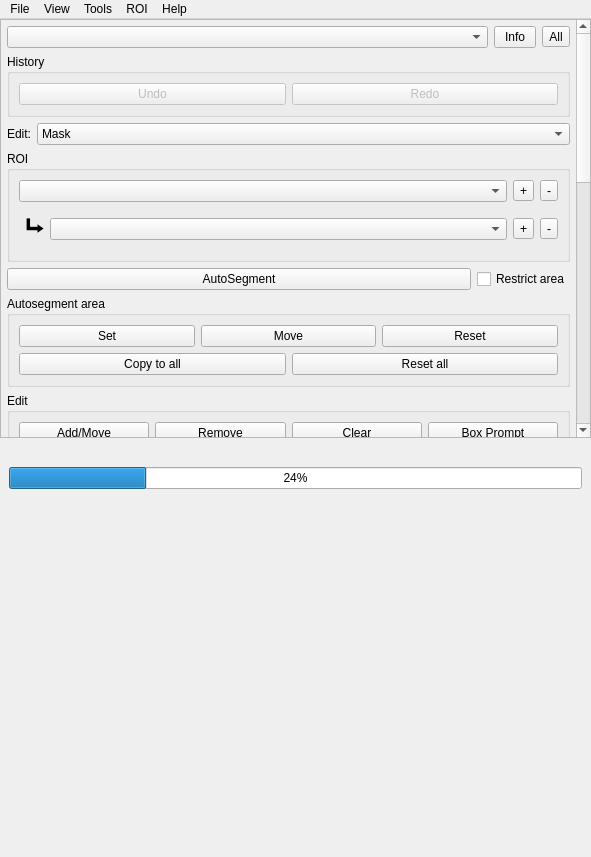
<?xml version="1.0" encoding="UTF-8"?>
<ui version="4.0">
 <class>SegmentationToolbox</class>
 <widget class="QMainWindow" name="SegmentationToolbox">
  <property name="geometry">
   <rect>
    <x>0</x>
    <y>0</y>
    <width>591</width>
    <height>857</height>
   </rect>
  </property>
  <property name="sizePolicy">
   <sizepolicy hsizetype="Fixed" vsizetype="Expanding">
    <horstretch>0</horstretch>
    <verstretch>0</verstretch>
   </sizepolicy>
  </property>
  <property name="windowTitle">
   <string>MainWindow</string>
  </property>
  <widget class="QWidget" name="centralwidget">
   <property name="sizePolicy">
    <sizepolicy hsizetype="Preferred" vsizetype="Preferred">
     <horstretch>0</horstretch>
     <verstretch>0</verstretch>
    </sizepolicy>
   </property>
   <layout class="QVBoxLayout" name="verticalLayout">
    <property name="spacing">
     <number>0</number>
    </property>
    <property name="leftMargin">
     <number>0</number>
    </property>
    <property name="topMargin">
     <number>0</number>
    </property>
    <property name="rightMargin">
     <number>0</number>
    </property>
    <property name="bottomMargin">
     <number>0</number>
    </property>
    <item>
     <widget class="QWidget" name="mainUIWidget" native="true">
      <property name="sizePolicy">
       <sizepolicy hsizetype="Preferred" vsizetype="Preferred">
        <horstretch>0</horstretch>
        <verstretch>0</verstretch>
       </sizepolicy>
      </property>
      <layout class="QVBoxLayout" name="verticalLayout_9">
       <property name="spacing">
        <number>0</number>
       </property>
       <property name="leftMargin">
        <number>0</number>
       </property>
       <property name="topMargin">
        <number>0</number>
       </property>
       <property name="rightMargin">
        <number>0</number>
       </property>
       <property name="bottomMargin">
        <number>0</number>
       </property>
       <item>
        <widget class="QScrollArea" name="scrollArea">
         <property name="sizePolicy">
          <sizepolicy hsizetype="MinimumExpanding" vsizetype="Expanding">
           <horstretch>0</horstretch>
           <verstretch>0</verstretch>
          </sizepolicy>
         </property>
         <property name="horizontalScrollBarPolicy">
          <enum>Qt::ScrollBarAlwaysOff</enum>
         </property>
         <property name="widgetResizable">
          <bool>true</bool>
         </property>
         <widget class="QWidget" name="scrollAreaWidgetContents">
          <property name="geometry">
           <rect>
            <x>0</x>
            <y>0</y>
            <width>589</width>
            <height>1329</height>
           </rect>
          </property>
          <property name="sizePolicy">
           <sizepolicy hsizetype="Minimum" vsizetype="Expanding">
            <horstretch>0</horstretch>
            <verstretch>0</verstretch>
           </sizepolicy>
          </property>
          <property name="minimumSize">
           <size>
            <width>333</width>
            <height>0</height>
           </size>
          </property>
          <layout class="QVBoxLayout" name="verticalLayout_11">
           <property name="spacing">
            <number>6</number>
           </property>
           <property name="leftMargin">
            <number>6</number>
           </property>
           <property name="topMargin">
            <number>6</number>
           </property>
           <property name="rightMargin">
            <number>6</number>
           </property>
           <property name="bottomMargin">
            <number>6</number>
           </property>
           <item>
            <layout class="QHBoxLayout" name="horizontalLayout_11">
             <property name="spacing">
              <number>6</number>
             </property>
             <item>
              <widget class="QComboBox" name="classification_combo">
               <property name="sizePolicy">
                <sizepolicy hsizetype="Preferred" vsizetype="Fixed">
                 <horstretch>2</horstretch>
                 <verstretch>0</verstretch>
                </sizepolicy>
               </property>
              </widget>
             </item>
             <item>
              <widget class="QPushButton" name="model_info_button">
               <property name="sizePolicy">
                <sizepolicy hsizetype="Fixed" vsizetype="Preferred">
                 <horstretch>0</horstretch>
                 <verstretch>0</verstretch>
                </sizepolicy>
               </property>
               <property name="styleSheet">
                <string notr="true">padding-left: 10px;
padding-right: 10px;</string>
               </property>
               <property name="text">
                <string>Info</string>
               </property>
              </widget>
             </item>
             <item>
              <widget class="QToolButton" name="classification_all_button">
               <property name="sizePolicy">
                <sizepolicy hsizetype="Minimum" vsizetype="Fixed">
                 <horstretch>0</horstretch>
                 <verstretch>0</verstretch>
                </sizepolicy>
               </property>
               <property name="text">
                <string>All</string>
               </property>
              </widget>
             </item>
            </layout>
           </item>
           <item>
            <widget class="QGroupBox" name="history_group">
             <property name="sizePolicy">
              <sizepolicy hsizetype="Preferred" vsizetype="Minimum">
               <horstretch>0</horstretch>
               <verstretch>0</verstretch>
              </sizepolicy>
             </property>
             <property name="title">
              <string>History</string>
             </property>
             <layout class="QHBoxLayout" name="horizontalLayout_3">
              <item>
               <widget class="QPushButton" name="undoButton">
                <property name="enabled">
                 <bool>false</bool>
                </property>
                <property name="text">
                 <string>Undo</string>
                </property>
               </widget>
              </item>
              <item>
               <widget class="QPushButton" name="redoButton">
                <property name="enabled">
                 <bool>false</bool>
                </property>
                <property name="text">
                 <string>Redo</string>
                </property>
               </widget>
              </item>
             </layout>
            </widget>
           </item>
           <item>
            <layout class="QHBoxLayout" name="horizontalLayout_6">
             <item>
              <widget class="QLabel" name="label_2">
               <property name="sizePolicy">
                <sizepolicy hsizetype="Minimum" vsizetype="Preferred">
                 <horstretch>0</horstretch>
                 <verstretch>0</verstretch>
                </sizepolicy>
               </property>
               <property name="text">
                <string>Edit:</string>
               </property>
              </widget>
             </item>
             <item>
              <widget class="QComboBox" name="editmode_combo">
               <property name="sizePolicy">
                <sizepolicy hsizetype="Preferred" vsizetype="Fixed">
                 <horstretch>1</horstretch>
                 <verstretch>0</verstretch>
                </sizepolicy>
               </property>
               <item>
                <property name="text">
                 <string>Mask</string>
                </property>
               </item>
               <item>
                <property name="text">
                 <string>Contour</string>
                </property>
               </item>
              </widget>
             </item>
            </layout>
           </item>
           <item>
            <widget class="QGroupBox" name="ROI_group">
             <property name="sizePolicy">
              <sizepolicy hsizetype="Preferred" vsizetype="Minimum">
               <horstretch>0</horstretch>
               <verstretch>0</verstretch>
              </sizepolicy>
             </property>
             <property name="title">
              <string>ROI</string>
             </property>
             <layout class="QVBoxLayout" name="verticalLayout_2">
              <item>
               <layout class="QHBoxLayout" name="horizontalLayout">
                <item>
                 <widget class="QComboBox" name="roi_combo"/>
                </item>
                <item>
                 <widget class="QToolButton" name="roi_add_button">
                  <property name="text">
                   <string>+</string>
                  </property>
                 </widget>
                </item>
                <item>
                 <widget class="QToolButton" name="roi_remove_button">
                  <property name="text">
                   <string>-</string>
                  </property>
                 </widget>
                </item>
               </layout>
              </item>
              <item>
               <widget class="QWidget" name="subroi_widget" native="true">
                <layout class="QHBoxLayout" name="horizontalLayout_2">
                 <property name="spacing">
                  <number>6</number>
                 </property>
                 <property name="leftMargin">
                  <number>0</number>
                 </property>
                 <property name="topMargin">
                  <number>0</number>
                 </property>
                 <property name="rightMargin">
                  <number>0</number>
                 </property>
                 <property name="bottomMargin">
                  <number>0</number>
                 </property>
                 <item>
                  <widget class="QLabel" name="label">
                   <property name="font">
                    <font>
                     <pointsize>18</pointsize>
                     <bold>true</bold>
                    </font>
                   </property>
                   <property name="text">
                    <string> ⮡</string>
                   </property>
                  </widget>
                 </item>
                 <item>
                  <widget class="QComboBox" name="subroi_combo">
                   <property name="sizePolicy">
                    <sizepolicy hsizetype="Preferred" vsizetype="Fixed">
                     <horstretch>1</horstretch>
                     <verstretch>0</verstretch>
                    </sizepolicy>
                   </property>
                  </widget>
                 </item>
                 <item>
                  <widget class="QToolButton" name="subroi_add_button">
                   <property name="text">
                    <string>+</string>
                   </property>
                  </widget>
                 </item>
                 <item>
                  <widget class="QToolButton" name="subroi_remove_button">
                   <property name="text">
                    <string>-</string>
                   </property>
                  </widget>
                 </item>
                </layout>
               </widget>
              </item>
             </layout>
            </widget>
           </item>
           <item>
            <layout class="QHBoxLayout" name="horizontalLayout_20">
             <item>
              <widget class="QPushButton" name="autosegment_button">
               <property name="sizePolicy">
                <sizepolicy hsizetype="Minimum" vsizetype="Fixed">
                 <horstretch>1</horstretch>
                 <verstretch>0</verstretch>
                </sizepolicy>
               </property>
               <property name="text">
                <string>AutoSegment</string>
               </property>
              </widget>
             </item>
             <item>
              <widget class="QCheckBox" name="restrict_autosegment_checkbox">
               <property name="text">
                <string>Restrict area</string>
               </property>
              </widget>
             </item>
            </layout>
           </item>
           <item>
            <widget class="QGroupBox" name="segment_area_group">
             <property name="title">
              <string>Autosegment area</string>
             </property>
             <layout class="QVBoxLayout" name="verticalLayout_12">
              <item>
               <layout class="QHBoxLayout" name="horizontalLayout_21">
                <item>
                 <widget class="QPushButton" name="segment_area_set_button">
                  <property name="text">
                   <string>Set</string>
                  </property>
                  <property name="checkable">
                   <bool>true</bool>
                  </property>
                 </widget>
                </item>
                <item>
                 <widget class="QPushButton" name="segment_area_move_button">
                  <property name="text">
                   <string>Move</string>
                  </property>
                  <property name="checkable">
                   <bool>true</bool>
                  </property>
                 </widget>
                </item>
                <item>
                 <widget class="QPushButton" name="segment_area_del_button">
                  <property name="text">
                   <string>Reset</string>
                  </property>
                 </widget>
                </item>
               </layout>
              </item>
              <item>
               <layout class="QHBoxLayout" name="horizontalLayout_22">
                <item>
                 <widget class="QPushButton" name="segment_area_copyall_button">
                  <property name="text">
                   <string>Copy to all</string>
                  </property>
                 </widget>
                </item>
                <item>
                 <widget class="QPushButton" name="segment_area_deleteall_button">
                  <property name="text">
                   <string>Reset all</string>
                  </property>
                 </widget>
                </item>
               </layout>
              </item>
             </layout>
            </widget>
           </item>
           <item>
            <widget class="QGroupBox" name="edit_group">
             <property name="sizePolicy">
              <sizepolicy hsizetype="Preferred" vsizetype="Minimum">
               <horstretch>0</horstretch>
               <verstretch>0</verstretch>
              </sizepolicy>
             </property>
             <property name="title">
              <string>Edit</string>
             </property>
             <layout class="QVBoxLayout" name="verticalLayout_3">
              <item>
               <layout class="QHBoxLayout" name="horizontalLayout_8">
                <item>
                 <widget class="QPushButton" name="addpaint_button">
                  <property name="text">
                   <string>Add/Move</string>
                  </property>
                  <property name="checkable">
                   <bool>true</bool>
                  </property>
                  <property name="checked">
                   <bool>false</bool>
                  </property>
                  <property name="autoExclusive">
                   <bool>false</bool>
                  </property>
                 </widget>
                </item>
                <item>
                 <widget class="QPushButton" name="removeerase_button">
                  <property name="text">
                   <string>Remove</string>
                  </property>
                  <property name="checkable">
                   <bool>true</bool>
                  </property>
                  <property name="autoExclusive">
                   <bool>false</bool>
                  </property>
                 </widget>
                </item>
                <item>
                 <widget class="QPushButton" name="removeall_button">
                  <property name="text">
                   <string>Clear</string>
                  </property>
                 </widget>
                </item>
                <item>
                 <widget class="QPushButton" name="boxprompt_button">
                  <property name="text">
                   <string>Box Prompt</string>
                  </property>
                  <property name="checkable">
                   <bool>true</bool>
                  </property>
                  <property name="autoExclusive">
                   <bool>false</bool>
                  </property>
                 </widget>
                </item>
               </layout>
              </item>
              <item>
               <widget class="QCheckBox" name="eraseFromAllROIs_checkbox">
                <property name="text">
                 <string>Erase from all ROIs</string>
                </property>
               </widget>
              </item>
              <item>
               <widget class="QCheckBox" name="intensityAware_checkbox">
                <property name="text">
                 <string>Intensity aware</string>
                </property>
               </widget>
              </item>
              <item>
               <widget class="QWidget" name="intensityThreshold_widget" native="true">
                <layout class="QHBoxLayout" name="horizontalLayout_16">
                 <property name="spacing">
                  <number>0</number>
                 </property>
                 <property name="leftMargin">
                  <number>0</number>
                 </property>
                 <property name="topMargin">
                  <number>0</number>
                 </property>
                 <property name="rightMargin">
                  <number>0</number>
                 </property>
                 <property name="bottomMargin">
                  <number>0</number>
                 </property>
                 <item>
                  <widget class="QLabel" name="label_4">
                   <property name="text">
                    <string>Threshold:</string>
                   </property>
                  </widget>
                 </item>
                 <item>
                  <widget class="QSlider" name="intensityThreshold_slider">
                   <property name="minimum">
                    <number>1</number>
                   </property>
                   <property name="maximum">
                    <number>100</number>
                   </property>
                   <property name="value">
                    <number>50</number>
                   </property>
                   <property name="orientation">
                    <enum>Qt::Horizontal</enum>
                   </property>
                  </widget>
                 </item>
                </layout>
               </widget>
              </item>
             </layout>
            </widget>
           </item>
           <item>
            <widget class="QGroupBox" name="brush_group">
             <property name="sizePolicy">
              <sizepolicy hsizetype="Preferred" vsizetype="Minimum">
               <horstretch>0</horstretch>
               <verstretch>0</verstretch>
              </sizepolicy>
             </property>
             <property name="title">
              <string>Brush</string>
             </property>
             <layout class="QVBoxLayout" name="verticalLayout_6">
              <item>
               <layout class="QHBoxLayout" name="horizontalLayout_5">
                <item>
                 <widget class="QToolButton" name="circlebrush_button">
                  <property name="minimumSize">
                   <size>
                    <width>24</width>
                    <height>24</height>
                   </size>
                  </property>
                  <property name="font">
                   <font>
                    <pointsize>20</pointsize>
                    <bold>false</bold>
                   </font>
                  </property>
                  <property name="text">
                   <string/>
                  </property>
                  <property name="icon">
                   <iconset>
                    <normaloff>ui/images/circle.png</normaloff>ui/images/circle.png</iconset>
                  </property>
                  <property name="checkable">
                   <bool>true</bool>
                  </property>
                  <property name="checked">
                   <bool>true</bool>
                  </property>
                  <property name="autoExclusive">
                   <bool>true</bool>
                  </property>
                 </widget>
                </item>
                <item>
                 <widget class="QToolButton" name="squarebrush_button">
                  <property name="minimumSize">
                   <size>
                    <width>24</width>
                    <height>24</height>
                   </size>
                  </property>
                  <property name="icon">
                   <iconset>
                    <normaloff>ui/images/square.png</normaloff>ui/images/square.png</iconset>
                  </property>
                  <property name="checkable">
                   <bool>true</bool>
                  </property>
                  <property name="autoExclusive">
                   <bool>true</bool>
                  </property>
                 </widget>
                </item>
                <item>
                 <widget class="QSlider" name="brushsize_slider">
                  <property name="sizePolicy">
                   <sizepolicy hsizetype="Expanding" vsizetype="Fixed">
                    <horstretch>1</horstretch>
                    <verstretch>0</verstretch>
                   </sizepolicy>
                  </property>
                  <property name="minimum">
                   <number>0</number>
                  </property>
                  <property name="maximum">
                   <number>20</number>
                  </property>
                  <property name="singleStep">
                   <number>1</number>
                  </property>
                  <property name="pageStep">
                   <number>10</number>
                  </property>
                  <property name="value">
                   <number>5</number>
                  </property>
                  <property name="orientation">
                   <enum>Qt::Horizontal</enum>
                  </property>
                  <property name="tickPosition">
                   <enum>QSlider::TicksBelow</enum>
                  </property>
                 </widget>
                </item>
                <item>
                 <widget class="QLabel" name="brushsize_label">
                  <property name="sizePolicy">
                   <sizepolicy hsizetype="Fixed" vsizetype="Preferred">
                    <horstretch>0</horstretch>
                    <verstretch>0</verstretch>
                   </sizepolicy>
                  </property>
                  <property name="minimumSize">
                   <size>
                    <width>20</width>
                    <height>0</height>
                   </size>
                  </property>
                  <property name="text">
                   <string>11</string>
                  </property>
                  <property name="alignment">
                   <set>Qt::AlignRight|Qt::AlignTrailing|Qt::AlignVCenter</set>
                  </property>
                 </widget>
                </item>
               </layout>
              </item>
             </layout>
            </widget>
           </item>
           <item>
            <widget class="QGroupBox" name="maskedit_group">
             <property name="sizePolicy">
              <sizepolicy hsizetype="Preferred" vsizetype="Minimum">
               <horstretch>0</horstretch>
               <verstretch>0</verstretch>
              </sizepolicy>
             </property>
             <property name="title">
              <string>Mask</string>
             </property>
             <layout class="QVBoxLayout" name="verticalLayout_7">
              <item>
               <layout class="QHBoxLayout" name="horizontalLayout_12">
                <item>
                 <widget class="QLabel" name="opacityLabel">
                  <property name="text">
                   <string>Opacity</string>
                  </property>
                 </widget>
                </item>
                <item>
                 <widget class="QSlider" name="opacitySlider">
                  <property name="maximum">
                   <number>100</number>
                  </property>
                  <property name="orientation">
                   <enum>Qt::Horizontal</enum>
                  </property>
                 </widget>
                </item>
               </layout>
              </item>
              <item>
               <layout class="QHBoxLayout" name="horizontalLayout_10">
                <item>
                 <widget class="QPushButton" name="grow_button">
                  <property name="text">
                   <string>Grow</string>
                  </property>
                 </widget>
                </item>
                <item>
                 <widget class="QPushButton" name="shrink_button">
                  <property name="text">
                   <string>Shrink</string>
                  </property>
                 </widget>
                </item>
               </layout>
              </item>
              <item>
               <layout class="QHBoxLayout" name="horizontalLayout_13">
                <item>
                 <widget class="QPushButton" name="despeckle_button">
                  <property name="text">
                   <string>Despeckle</string>
                  </property>
                 </widget>
                </item>
                <item>
                 <widget class="QPushButton" name="fillholes_button">
                  <property name="text">
                   <string>Fill Holes</string>
                  </property>
                 </widget>
                </item>
               </layout>
              </item>
              <item>
               <layout class="QHBoxLayout" name="horizontalLayout_15">
                <item>
                 <widget class="QLabel" name="label_3">
                  <property name="text">
                   <string>Radius</string>
                  </property>
                 </widget>
                </item>
                <item>
                 <widget class="QSlider" name="despeckle_radius_slider">
                  <property name="minimum">
                   <number>1</number>
                  </property>
                  <property name="maximum">
                   <number>30</number>
                  </property>
                  <property name="value">
                   <number>5</number>
                  </property>
                  <property name="orientation">
                   <enum>Qt::Horizontal</enum>
                  </property>
                 </widget>
                </item>
               </layout>
              </item>
              <item>
               <layout class="QHBoxLayout" name="horizontalLayout_19">
                <item>
                 <widget class="QPushButton" name="autoThreshold_button">
                  <property name="text">
                   <string>Auto Threshold</string>
                  </property>
                 </widget>
                </item>
                <item>
                 <widget class="QCheckBox" name="autoThreshold_allMasks_checkbox">
                  <property name="text">
                   <string>Apply to all masks</string>
                  </property>
                  <property name="checked">
                   <bool>true</bool>
                  </property>
                 </widget>
                </item>
               </layout>
              </item>
              <item>
               <widget class="QPushButton" name="sam_autorefine_button">
                <property name="text">
                 <string>SAM Autorefine</string>
                </property>
               </widget>
              </item>
             </layout>
            </widget>
           </item>
           <item>
            <widget class="QGroupBox" name="contouredit_widget">
             <property name="sizePolicy">
              <sizepolicy hsizetype="Preferred" vsizetype="Minimum">
               <horstretch>0</horstretch>
               <verstretch>0</verstretch>
              </sizepolicy>
             </property>
             <property name="title">
              <string>Contour</string>
             </property>
             <layout class="QVBoxLayout" name="verticalLayout_4">
              <item>
               <layout class="QHBoxLayout" name="horizontalLayout_7">
                <item>
                 <widget class="QPushButton" name="translateContour_button">
                  <property name="text">
                   <string>Translate</string>
                  </property>
                  <property name="checkable">
                   <bool>true</bool>
                  </property>
                 </widget>
                </item>
                <item>
                 <widget class="QPushButton" name="rotateContour_button">
                  <property name="text">
                   <string>Rotate</string>
                  </property>
                  <property name="checkable">
                   <bool>true</bool>
                  </property>
                 </widget>
                </item>
               </layout>
              </item>
              <item>
               <layout class="QHBoxLayout" name="horizontalLayout_9">
                <item>
                 <widget class="QPushButton" name="optimizeButton">
                  <property name="text">
                   <string>Snap to edges</string>
                  </property>
                 </widget>
                </item>
                <item>
                 <widget class="QPushButton" name="simplifyButton">
                  <property name="text">
                   <string>Simplify</string>
                  </property>
                 </widget>
                </item>
               </layout>
              </item>
             </layout>
            </widget>
           </item>
           <item>
            <widget class="QGroupBox" name="maskInterpolationGroup">
             <property name="sizePolicy">
              <sizepolicy hsizetype="Preferred" vsizetype="Minimum">
               <horstretch>0</horstretch>
               <verstretch>0</verstretch>
              </sizepolicy>
             </property>
             <property name="title">
              <string>Mask interpolation</string>
             </property>
             <layout class="QVBoxLayout" name="verticalLayout_10">
              <item>
               <layout class="QHBoxLayout" name="horizontalLayout_18">
                <item>
                 <widget class="QPushButton" name="interpolateButton">
                  <property name="text">
                   <string>Interpolate</string>
                  </property>
                 </widget>
                </item>
                <item>
                 <widget class="QPushButton" name="interpolateBlockButton">
                  <property name="text">
                   <string>Interpolate Block</string>
                  </property>
                 </widget>
                </item>
               </layout>
              </item>
              <item>
               <layout class="QHBoxLayout" name="horizontalLayout_14">
                <item>
                 <widget class="QRadioButton" name="interpolation_style_int">
                  <property name="text">
                   <string>Interpolation</string>
                  </property>
                 </widget>
                </item>
                <item>
                 <widget class="QRadioButton" name="interpolation_style_reg">
                  <property name="text">
                   <string>Registration</string>
                  </property>
                 </widget>
                </item>
               </layout>
              </item>
              <item>
               <layout class="QHBoxLayout" name="horizontalLayout_17">
                <item>
                 <widget class="QRadioButton" name="interpolation_style_both">
                  <property name="text">
                   <string>Both</string>
                  </property>
                  <property name="checked">
                   <bool>true</bool>
                  </property>
                 </widget>
                </item>
               </layout>
              </item>
             </layout>
            </widget>
           </item>
           <item>
            <widget class="QGroupBox" name="registrationGroup">
             <property name="sizePolicy">
              <sizepolicy hsizetype="Preferred" vsizetype="Minimum">
               <horstretch>0</horstretch>
               <verstretch>0</verstretch>
              </sizepolicy>
             </property>
             <property name="title">
              <string>Registration</string>
             </property>
             <layout class="QVBoxLayout" name="verticalLayout_5">
              <item>
               <layout class="QHBoxLayout" name="horizontalLayout_4">
                <item>
                 <widget class="QPushButton" name="propagateBackButton">
                  <property name="text">
                   <string>Propagate back</string>
                  </property>
                 </widget>
                </item>
                <item>
                 <widget class="QPushButton" name="propagateForwardButton">
                  <property name="text">
                   <string>Propagate forward</string>
                  </property>
                 </widget>
                </item>
               </layout>
              </item>
              <item>
               <widget class="QPushButton" name="calcTransformsButton">
                <property name="text">
                 <string>Calculate transforms</string>
                </property>
               </widget>
              </item>
             </layout>
            </widget>
           </item>
           <item>
            <spacer name="verticalSpacer_2">
             <property name="orientation">
              <enum>Qt::Vertical</enum>
             </property>
             <property name="sizeHint" stdset="0">
              <size>
               <width>20</width>
               <height>40</height>
              </size>
             </property>
            </spacer>
           </item>
          </layout>
         </widget>
        </widget>
       </item>
      </layout>
     </widget>
    </item>
    <item>
     <widget class="QWidget" name="splashWidget" native="true">
      <layout class="QVBoxLayout" name="verticalLayout_8">
       <item>
        <widget class="QLabel" name="splash_label">
         <property name="text">
          <string/>
         </property>
         <property name="alignment">
          <set>Qt::AlignCenter</set>
         </property>
        </widget>
       </item>
       <item>
        <widget class="QProgressBar" name="splash_progressbar">
         <property name="value">
          <number>24</number>
         </property>
        </widget>
       </item>
       <item>
        <widget class="QLabel" name="splash_text_label">
         <property name="text">
          <string/>
         </property>
        </widget>
       </item>
       <item>
        <spacer name="verticalSpacer">
         <property name="orientation">
          <enum>Qt::Vertical</enum>
         </property>
         <property name="sizeHint" stdset="0">
          <size>
           <width>20</width>
           <height>40</height>
          </size>
         </property>
        </spacer>
       </item>
      </layout>
     </widget>
    </item>
   </layout>
  </widget>
  <widget class="QMenuBar" name="menubar">
   <property name="geometry">
    <rect>
     <x>0</x>
     <y>0</y>
     <width>591</width>
     <height>37</height>
    </rect>
   </property>
   <widget class="QMenu" name="menuFile">
    <property name="title">
     <string>File</string>
    </property>
    <widget class="QMenu" name="menuSave_masks">
     <property name="title">
      <string>Save masks...</string>
     </property>
     <widget class="QMenu" name="menuSave_as_Numpy">
      <property name="title">
       <string>Save as Numpy...</string>
      </property>
      <addaction name="actionSaveNPZ"/>
      <addaction name="actionSaveNPY"/>
      <addaction name="actionSaveNumpyBundle"/>
     </widget>
     <widget class="QMenu" name="menuSave_as_compact">
      <property name="title">
       <string>Save as compact...</string>
      </property>
      <addaction name="actionSave_as_Compact_Dicom"/>
      <addaction name="actionSave_as_Compact_Nifti"/>
     </widget>
     <addaction name="menuSave_as_Numpy"/>
     <addaction name="actionSave_as_Dicom"/>
     <addaction name="actionSave_as_Nifti"/>
     <addaction name="menuSave_as_compact"/>
    </widget>
    <widget class="QMenu" name="menuImport">
     <property name="title">
      <string>Import masks...</string>
     </property>
     <addaction name="actionImport_masks"/>
     <addaction name="actionImport_multiple_masks"/>
    </widget>
    <widget class="QMenu" name="menuReorient_data">
     <property name="title">
      <string>Reorient data</string>
     </property>
     <addaction name="action_reorient_axial"/>
     <addaction name="action_reorient_sagittal"/>
     <addaction name="action_reorient_coronal"/>
     <addaction name="action_reorient_invert_slices"/>
    </widget>
    <addaction name="actionLoad_data"/>
    <addaction name="actionSave_data_as_Nifti"/>
    <addaction name="menuReorient_data"/>
    <addaction name="separator"/>
    <addaction name="actionImport_ROIs"/>
    <addaction name="actionExport_ROIs"/>
    <addaction name="separator"/>
    <addaction name="menuImport"/>
    <addaction name="menuSave_masks"/>
    <addaction name="separator"/>
    <addaction name="actionImport_model"/>
    <addaction name="action_Upload_data"/>
    <addaction name="actionQuit"/>
   </widget>
   <widget class="QMenu" name="menuTools">
    <property name="title">
     <string>Tools</string>
    </property>
    <widget class="QMenu" name="menuOpen_folder">
     <property name="title">
      <string>Open folder</string>
     </property>
     <addaction name="actionOpen_model_folder"/>
     <addaction name="actionOpen_log_folder"/>
    </widget>
    <widget class="QMenu" name="menuCalculate_statistics">
     <property name="title">
      <string>Calculate statistics</string>
     </property>
     <addaction name="actionCalculate_statistics"/>
     <addaction name="actionCalculate_statistics_slicewise"/>
    </widget>
    <addaction name="actionIncremental_Learn"/>
    <addaction name="separator"/>
    <addaction name="actionPyRadiomics"/>
    <addaction name="menuCalculate_statistics"/>
    <addaction name="separator"/>
    <addaction name="actionOpen_transform_calculator"/>
    <addaction name="separator"/>
    <addaction name="actionPreferences"/>
    <addaction name="actionModel_browser"/>
    <addaction name="action_Restore_factory_settings"/>
    <addaction name="menuOpen_folder"/>
   </widget>
   <widget class="QMenu" name="menuHelp">
    <property name="title">
     <string>Help</string>
    </property>
    <addaction name="actionOpen_online_documentation"/>
    <addaction name="actionHelp_shortcuts"/>
    <addaction name="separator"/>
    <addaction name="actionAbout"/>
    <addaction name="actionShowLogs"/>
   </widget>
   <widget class="QMenu" name="menuROI">
    <property name="title">
     <string>ROI</string>
    </property>
    <addaction name="actionCopy_roi"/>
    <addaction name="actionCombine_roi"/>
    <addaction name="actionMultiple_combine"/>
    <addaction name="actionRemove_overlap"/>
   </widget>
   <widget class="QMenu" name="menuView">
    <property name="title">
     <string>View</string>
    </property>
    <addaction name="action3D_Viewer"/>
   </widget>
   <addaction name="menuFile"/>
   <addaction name="menuView"/>
   <addaction name="menuTools"/>
   <addaction name="menuROI"/>
   <addaction name="menuHelp"/>
  </widget>
  <action name="actionImport_ROIs">
   <property name="text">
    <string>Import ROI file...</string>
   </property>
  </action>
  <action name="actionExport_ROIs">
   <property name="text">
    <string>Export ROI file...</string>
   </property>
  </action>
  <action name="actionImport_masks">
   <property name="text">
    <string>Import single mask...</string>
   </property>
  </action>
  <action name="actionSave_as_Dicom">
   <property name="text">
    <string>Save as Dicom...</string>
   </property>
  </action>
  <action name="actionSave_as_Nifti">
   <property name="text">
    <string>Save as Nifti...</string>
   </property>
  </action>
  <action name="actionLoad_data">
   <property name="text">
    <string>Load data...</string>
   </property>
  </action>
  <action name="actionSaveNPZ">
   <property name="text">
    <string>Single file</string>
   </property>
  </action>
  <action name="actionSaveNPY">
   <property name="text">
    <string>Multiple files</string>
   </property>
  </action>
  <action name="actionCalculate_statistics">
   <property name="text">
    <string>Global...</string>
   </property>
  </action>
  <action name="actionAbout">
   <property name="text">
    <string>About...</string>
   </property>
  </action>
  <action name="actionPyRadiomics">
   <property name="text">
    <string>PyRadiomics...</string>
   </property>
  </action>
  <action name="actionPreferences">
   <property name="text">
    <string>Preferences...</string>
   </property>
  </action>
  <action name="actionCopy_roi">
   <property name="text">
    <string>Copy/Rename...</string>
   </property>
  </action>
  <action name="actionCombine_roi">
   <property name="text">
    <string>Combine...</string>
   </property>
  </action>
  <action name="action_Upload_data">
   <property name="text">
    <string>! Upload data...</string>
   </property>
  </action>
  <action name="actionImport_model">
   <property name="text">
    <string>Import model...</string>
   </property>
  </action>
  <action name="actionImport_multiple_masks">
   <property name="text">
    <string>Import multiple masks...</string>
   </property>
  </action>
  <action name="actionOpen_transform_calculator">
   <property name="text">
    <string>Open transform calculator</string>
   </property>
  </action>
  <action name="actionIncremental_Learn">
   <property name="text">
    <string>Improve model...</string>
   </property>
  </action>
  <action name="actionRemove_overlap">
   <property name="text">
    <string>Remove overlap</string>
   </property>
  </action>
  <action name="actionOpen_online_documentation">
   <property name="text">
    <string>Online documentation...</string>
   </property>
  </action>
  <action name="actionHelp_shortcuts">
   <property name="text">
    <string>Shortcuts...</string>
   </property>
  </action>
  <action name="action_Restore_factory_settings">
   <property name="text">
    <string>! Restore factory settings...</string>
   </property>
  </action>
  <action name="actionMultiple_combine">
   <property name="text">
    <string>Multiple combine...</string>
   </property>
  </action>
  <action name="actionSave_as_Compact_Dicom">
   <property name="text">
    <string>Dicom...</string>
   </property>
  </action>
  <action name="actionSave_as_Compact_Nifti">
   <property name="text">
    <string>Nifti...</string>
   </property>
  </action>
  <action name="actionShowLogs">
   <property name="text">
    <string>Show Logs...</string>
   </property>
  </action>
  <action name="actionSave_data_as_Nifti">
   <property name="text">
    <string>Reorient/Save data as Nifti...</string>
   </property>
  </action>
  <action name="action_reorient_axial">
   <property name="text">
    <string>Axial...</string>
   </property>
  </action>
  <action name="action_reorient_sagittal">
   <property name="text">
    <string>Sagittal...</string>
   </property>
  </action>
  <action name="action_reorient_coronal">
   <property name="text">
    <string>Coronal...</string>
   </property>
  </action>
  <action name="actionQuit">
   <property name="text">
    <string>Quit</string>
   </property>
  </action>
  <action name="actionSaveNumpyBundle">
   <property name="text">
    <string>Data and mask bundle</string>
   </property>
  </action>
  <action name="actionModel_browser">
   <property name="text">
    <string>Model browser...</string>
   </property>
  </action>
  <action name="action_reorient_invert_slices">
   <property name="text">
    <string>Invert slices...</string>
   </property>
  </action>
  <action name="actionOpen_model_folder">
   <property name="text">
    <string>Models folder...</string>
   </property>
  </action>
  <action name="actionOpen_log_folder">
   <property name="text">
    <string>Logs folder...</string>
   </property>
  </action>
  <action name="action3D_Viewer">
   <property name="checkable">
    <bool>true</bool>
   </property>
   <property name="text">
    <string>3D Viewer</string>
   </property>
  </action>
  <action name="actionCalculate_statistics_slicewise">
   <property name="text">
    <string>Slicewise...</string>
   </property>
  </action>
 </widget>
 <resources/>
 <connections/>
 <slots>
  <slot>setROI(str,str)</slot>
 </slots>
</ui>
